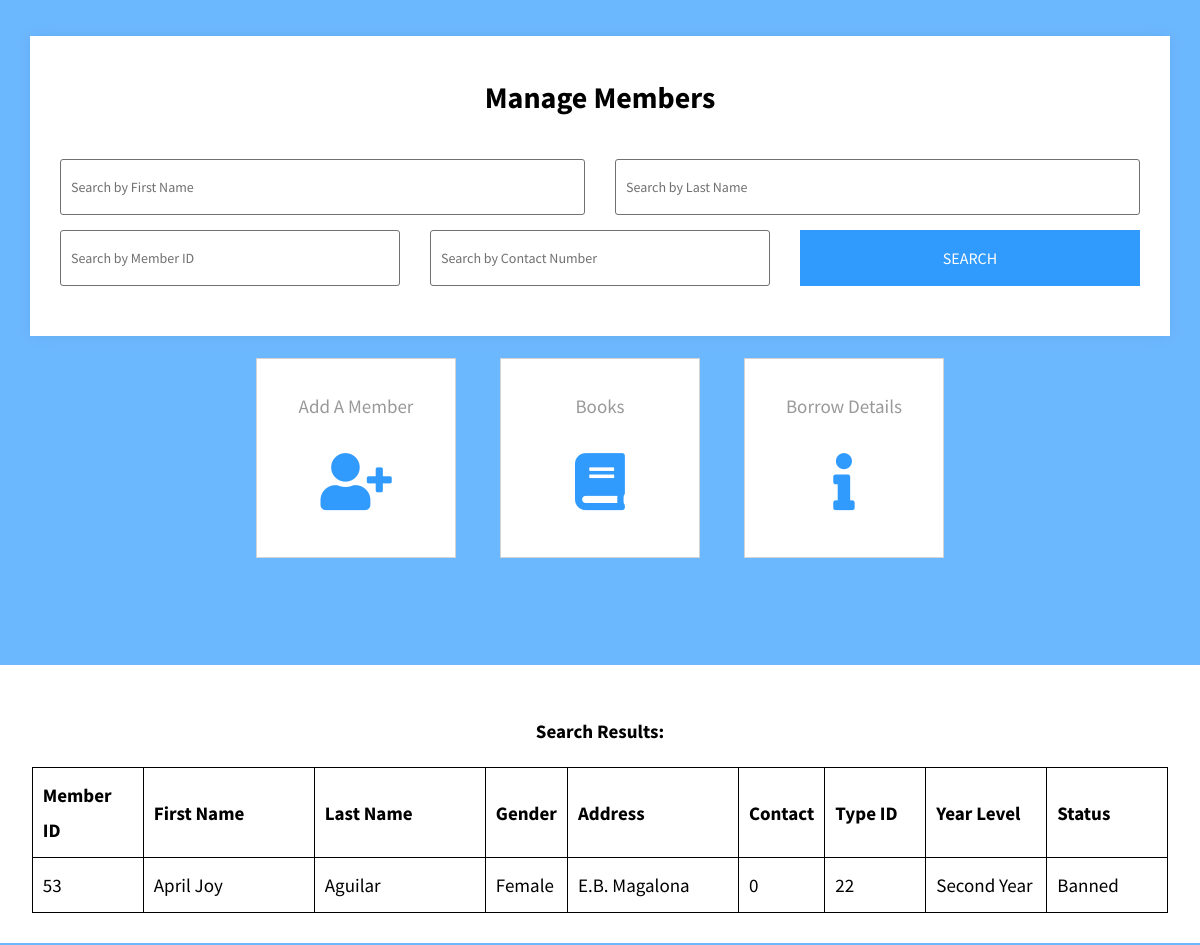
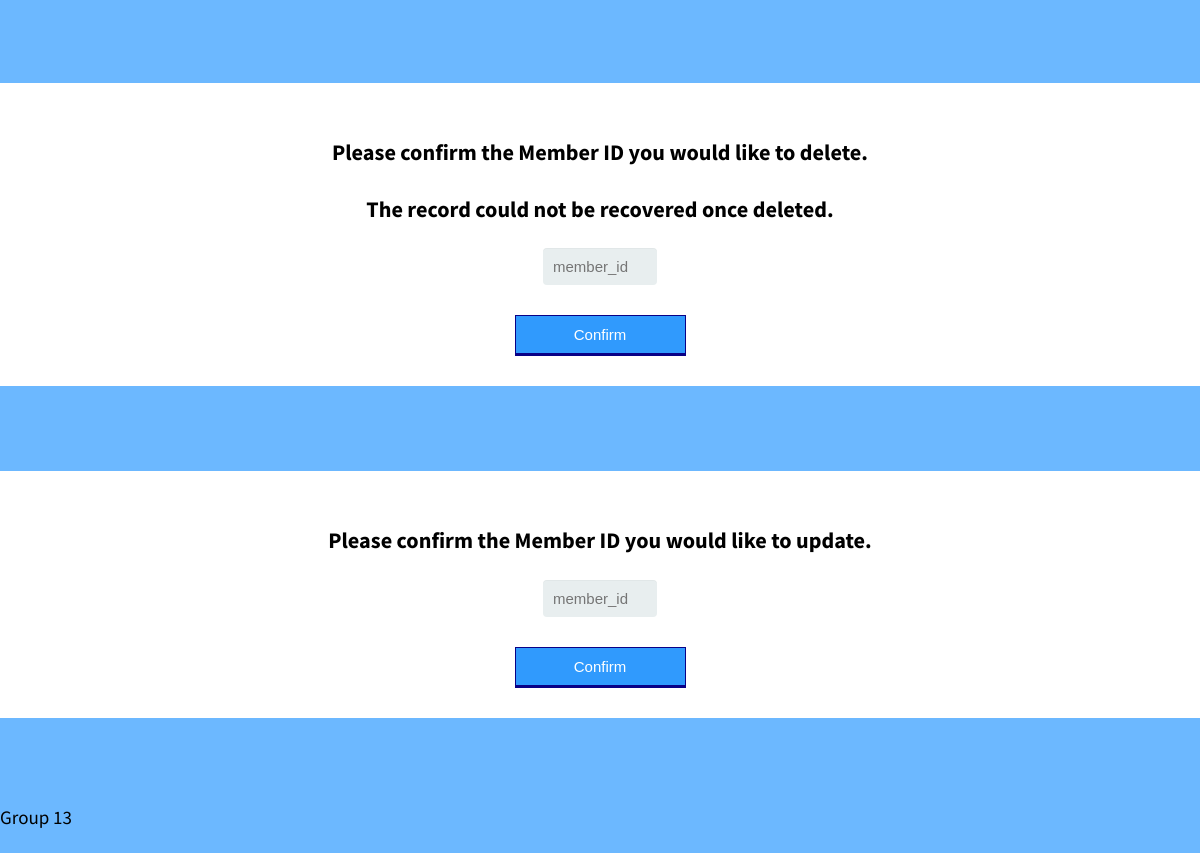
Page /COMP1044_CW_G13/functions/member/memberpage.php?first_name=April Joy on the committed database (2 pictures, top to bottom).
### tables this page shows
CREATE TABLE `member` (
  `member_id` int(4) NOT NULL,
  `firstname` varchar(255) NOT NULL,
  `lastname` varchar(255) NOT NULL,
  `gender` varchar(10) NOT NULL,
  `address` varchar(255) NOT NULL,
  `contact` int(15) NOT NULL,
  `type_id` int(4) NOT NULL,
  `year_level` varchar(15) NOT NULL,
  `status` varchar(10) NOT NULL
);

### COMP1044_CW_G13/functions/member/memberpage.php (the view, shortened to what this page needs)
<!DOCTYPE html>
<html>
	<head>
		<link href="../fontawesome/css/all.min.css" rel="stylesheet">
		<link href="../css/functionbuttons.css" rel="stylesheet" >
		<link href="../css/searchbar.css" rel="stylesheet"/>
		<link href="../css/form2.css" rel="stylesheet"/>
	</head>
<body style="background-color:#6cb8ff;">
    <section class="search-filters">
        <div class="container">
            <div class="filter-box">
                <h3>Manage Members</h3>
                <form action="memberpage.php" id="membersearch" method="get">
                    <div class="col-md-4 col-sm-6">
                        <div class="form-group">
                            <input class="form-control" style="border:1px solid" placeholder="Search by First Name" id="first_name" name="first_name" type="text">
                        </div>
                    </div>
                    <div class="col-md-4 col-sm-6">
                        <div class="form-group">
                            <input class="form-control" style="border:1px solid" placeholder="Search by Last Name" id="last_name" name="last_name" type="text">
                        </div>
                    </div>
                    <div class="col-md-4 col-sm-6" style="width:33.33333333%">
                        <div class="form-group">
                            <input type="number" class="form-control" style="border:1px solid" placeholder="Search by Member ID" id="member_id" name="member_id" type="text">
                        </div>
                    </div>
                    <div class="col-md-4 col-sm-6" style="width:33.33333333%">
                        <div class="form-group">
                            <input type="number" class="form-control" style="border:1px solid" placeholder="Search by Contact Number" id="contact_no" name="contact_no" type="text">
                        </div>
                    </div>
                    <div class="col-md-2 col-sm-6">
                        <div class="form-group">
                            <input class="form-control" type="submit" value="Search">
                        </div>
                    </div>
                </form>
            </div>
        </div>
    </section>
    <div class="tm-container">
        <nav class="tm-main-nav">
            <ul id="inline-popups">
                <li class="tm-nav-item">
                    <a href="add/addmember.html" class="tm-nav-link">
                        Add A Member
                        <i class="fas fa-3x fa-user-plus"></i>
                    </a>
                </li>
                <li class="tm-nav-item">
                    <a href="../book/bookpage.html" class="tm-nav-link">
                        Books
                        <i class="fas fa-3x fa-book"></i>
                    </a>
                </li>
                <li class="tm-nav-item">
                    <a href="../borrowdetails/borrowdetails.php" class="tm-nav-link">
                        Borrow Details
                        <i class="fas fa-3x fa-info"></i>
                    </a>
                </li>
            </ul>
        </nav>
    </div>
    <div class="tm-container" style="margin-top:-50px; background-color:white; padding:30px">
     <?php
        $first_name = '';
        $last_name = '';
        $member_id = '';
        $contact_no = '';
        $servername = "localhost";
        $username = "root";
        $password = "";
        $dbname = "librarydb";
        $conn = new mysqli($servername, $username, $password, $dbname);
        $sql = "SELECT * FROM `member`";
        if (!empty($_GET["first_name"])){
            $first_name = $_GET["first_name"];
        }
        if ($first_name != "" || $last_name != "" || $member_id != "" || $contact_no != ""){
            $sql = $sql . " " . "WHERE";
        }
        if ($first_name != ""){
            $sql = $sql . " " . "firstname = " . "\"" . $first_name . "\"";
        }
        echo "<p><b><center>Search Results:</center></b><p>\n";
        if( !isset($_GET["first_name"]) && !isset($_GET["last_name"]) && !isset($_GET["contact_no"]) && !isset($_GET["member_id"]) ){
            echo "";
        }
        else{
            $result = $conn->query($sql);
            if ($result->num_rows > 0) {
                echo "<table style=\"margin-left:auto;margin-right:auto\">
					<tr>
						<th width='90'>Member ID</th>
						<th width='150'>First Name</th>
						<th width='150'>Last Name</th>
						<th width='50'>Gender</th>
						<th width='150'>Address</th>
						<th width='50'>Contact</th>
						<th width='80'>Type ID</th>
						<th width='100'>Year Level</th>
						<th width='100'>Status</th>
					</tr>";
                while($row = $result->fetch_assoc()) {
                    echo "
						<tr>
							<td width='90' align=center>".$row["member_id"]."</td>
							<td width='150' align=center>".$row["firstname"]."</td>
							<td width='150' align=center>".$row["lastname"]."</td>
							<td width='50' align=center>".$row["gender"]."</td>
							<td width='150' align=center>".$row["address"]."</td>
							<td width='50' align=center>".$row["contact"]."</td>
							<td width='80' align=center>".$row["type_id"]."</td>
							<td width='100' align=center>".$row["year_level"]."</td>
							<td width='100' align=center>".$row["status"]."</td>
						</tr>";
                }
                echo "</table>";
            }
            else {
                echo "<p><center>0 results</center></p>";
            }
        }
    ?>
    </div>
	<div class="tm-container" style="margin-top:-50px; background-color:white; padding:30px">
		<form class="form_style" action="delete/deletem.php">
			<center>
				<h3>Please confirm the Member ID you would like to delete.</h3>
				<h3>The record could not be recovered once deleted.</h3>
				<input type='number' id="member_id" name="member_id" placeholder="member_id" required><br>
				<button type="submitx">Confirm</button>
			</center>
		</form>
	</div>
	<div class="tm-container" style="margin-top:-50px; background-color:white; padding:30px">
		<form class="form_style" action="update/updatemember.php">
			<center>
				<h3>Please confirm the Member ID you would like to update.</h3>
				<input type='number' id="member_id" name="member_id" placeholder="member_id" required><br>
				<button type="submitx">Confirm</button>
			</center>
		</form>
	</div>
	<footer style="position:fixed; bottom:0"><p>Group 13</p></footer>
</body>
</html>

### COMP1044_CW_G13/functions/css/functionbuttons.css (style rules this page uses)
body { font-family: 'Source Sans Pro', sans-serif; font-size: 19px; line-height: 1.8em; overflow-x: hidden; }
div { box-sizing: border-box; }
body, ul { margin: 0; padding: 0; }
a { text-decoration: none; transition: all 0.3s ease; }
.tm-nav-item { list-style: none; margin: 22px; background-color:white; }
.tm-nav-link { display: flex; align-items: center; flex-direction: column; width: 200px; height: 200px; padding: 30px; border: 1px solid #D2D3D4; color: #999; box-sizing: border-box; }
.tm-nav-link i { margin-top: 30px; color: #309AFD; }
.tm-main-nav ul { display: flex; flex-wrap: wrap; margin-left: auto; margin-right: auto; justify-content: center; }
.tm-container { max-width: 1254px; padding-left: 15px; padding-right: 15px; margin: 0 auto 135px; text-align: center; }
.form-control { font-family: 'Source Sans Pro', sans-serif; font-size: 1.2rem; border: 1px solid #D5D6D7; box-sizing: border-box; padding: 15px; width: 100%; }
.form-group { margin-bottom: 25px; }

### COMP1044_CW_G13/functions/css/searchbar.css (style rules this page uses)
.container { margin-top:150px; margin-right: auto; margin-left: auto; padding-left: 15px; padding-right: 15px; }
@media (min-width: 768px) { .container { width: 750px; } }
@media (min-width: 992px) { .container { width: 970px; } }
@media (min-width: 1200px) { .container { width: 1170px; } }
.col-sm-6 { position: relative; min-height: 1px; padding-left: 15px; padding-right: 15px; }
@media (min-width: 768px) { .col-sm-6 { float: left; } }
@media (min-width: 768px) { .col-sm-6 { width: 50%; } }
@media (min-width: 992px) { .col-md-4 { float: left; } }
@media (min-width: 992px) { .col-md-4 { width: 50%; } }
@media (min-width: 992px) { .col-md-2 { width: 33.33333333%; float:right; } }
.form-control { display: block; width: 100%; height: 34px; padding: 6px 12px; font-size: 14px; line-height: 1.42857143; color: #707070; background-color: #fff; background-image: none; border: 1px solid #f4f4f4; border-radius: 3px; -webkit-box-shadow: inset 0 1px 1px rgba(0, 0, 0, 0.075); -moz-box-shadow: inset 0 1px 1px rgba(0, 0, 0, 0.075); box-shadow: inset 0 1px 1px rgba(0, 0, 0, 0.075); -webkit-transition: border-color ease-in-out .15s, box-shadow ease-in-out .15s; -o-transition: border-color ease-in-out .15s, box-shadow ease-in-out .15s; transition: border-color ease-in-out .15s, box-shadow ease-in-out .15s; -moz-transition: border-color ease-in-out .15s, box-shadow ease-in-out .15s 0.3s ease-in-out; -ms-transition: border-color ease-in-out .15s, box-shadow ease-in-out .15s 0.3s ease-in-out; -o-transition: border-color ease-in-out .15s, box-shadow ease-in-out .15s 0.3s ease-in-out; transition: border-color ease-in-out .15s, box-shadow ease-in-out .15s 0.3s ease-in-out; -webkit-transition: border-color ease-in-out .15s, box-shadow ease-in-out .15s 0.3s ease-in-out; }
.form-group { margin-bottom: 15px; }
input[type="submit"].btn-block, .container:before, .container:after, .container-fluid:before, .container-fluid:after { content: " "; display: table; }
.container:after, .container-fluid:after { clear: both; }
input[type="submit"] { border: 0; -webkit-border-radius: 0; -moz-border-radius: 0; border-radius: 0; background-color: #309AFD; color: #fff; font-size: 16px; text-transform: uppercase; -moz-transition: all 0.3s ease-in-out; -ms-transition: all 0.3s ease-in-out; -o-transition: all 0.3s ease-in-out; transition: all 0.3s ease-in-out; -webkit-transition: all 0.3s ease-in-out; }
.form-control { border: 3px solid #f4f4f4; -webkit-box-shadow: none; -moz-box-shadow: none; box-shadow: none; height: 56px; padding: 5px 10px; }
.search-filters { margin-top: -114px; padding: 0; position: relative; z-index: 9; }
.search-filters .filter-box { background-color: #fff; -webkit-box-shadow: 0 0 14px 0 rgba(0, 0, 0, 0.07); -moz-box-shadow: 0 0 14px 0 rgba(0, 0, 0, 0.07); box-shadow: 0 0 14px 0 rgba(0, 0, 0, 0.07); float: left; padding: 44px 15px 35px; width: 100%; }
.search-filters .filter-box h3 { font-size: 30px; margin: 0 0 45px; text-align: center; text-transform: none; }

### COMP1044_CW_G13/functions/member/memberpage.php (style rules this page uses)
table, td, th { border: 1px solid black; text-align: left; border-collapse: collapse; }
th, td { padding: 10px; }

### rows in the picture
member: member_id "53", firstname "April Joy", lastname "Aguilar", gender "Female", address "E.B. Magalona", contact "0", type "22", year_level "Second Year", status "Banned"
